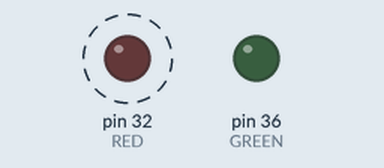
Recording of a program running on a simulated Raspberry Pi (header pin numbers). Shown: output pins drawn as LEDs (lit = HIGH). Dashed ring = blinking. What the program prints to the terminal is not drawn.

Above: at 0.15 s.
Timing chart, 0 to 3.0 s (numbered marks = the images above):
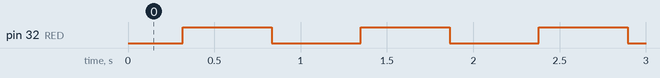

The program:

checkconnection.py
```python
import subprocess
import RPi.GPIO as GPIO
from time import sleep

RED = 32
GREEN = 36
BLINKSTATUS = GPIO.LOW
waitGreen = 1
waitRed = 0.2

GPIO.setwarnings(False)
GPIO.setmode(GPIO.BOARD)
GPIO.setup(RED, GPIO.OUT, initial=BLINKSTATUS)
GPIO.setup(GREEN, GPIO.OUT, initial=BLINKSTATUS)

host = "www.google.com"

def blink(led):
    global BLINKSTATUS
    print (BLINKSTATUS)
    if (BLINKSTATUS==GPIO.HIGH):
        BLINKSTATUS=GPIO.LOW
    else:
        BLINKSTATUS=GPIO.HIGH
    print (BLINKSTATUS)

    GPIO.output(led, BLINKSTATUS)

def shutdown(led):
    GPIO.output(led, GPIO.LOW)

try:

    while (True):
        ping = subprocess.call("ping -c 1 www.google.com",
                               shell=True,
                               stdout=open('/dev/null', 'w'),
                               stderr=subprocess.STDOUT
                               )


        if(ping==0):
            print("BLINK GREEN")
            shutdown(RED)
            blink(GREEN)
            sleep(waitGreen)
        else:
            print("BLINK RED")
            shutdown(GREEN)
            blink(RED)
            sleep(waitRed)

finally:
    GPIO.cleanup()
```

Measured:
- by itself, pin 32 (RED): alternates HIGH for 0.52 s and LOW for 0.52 s
